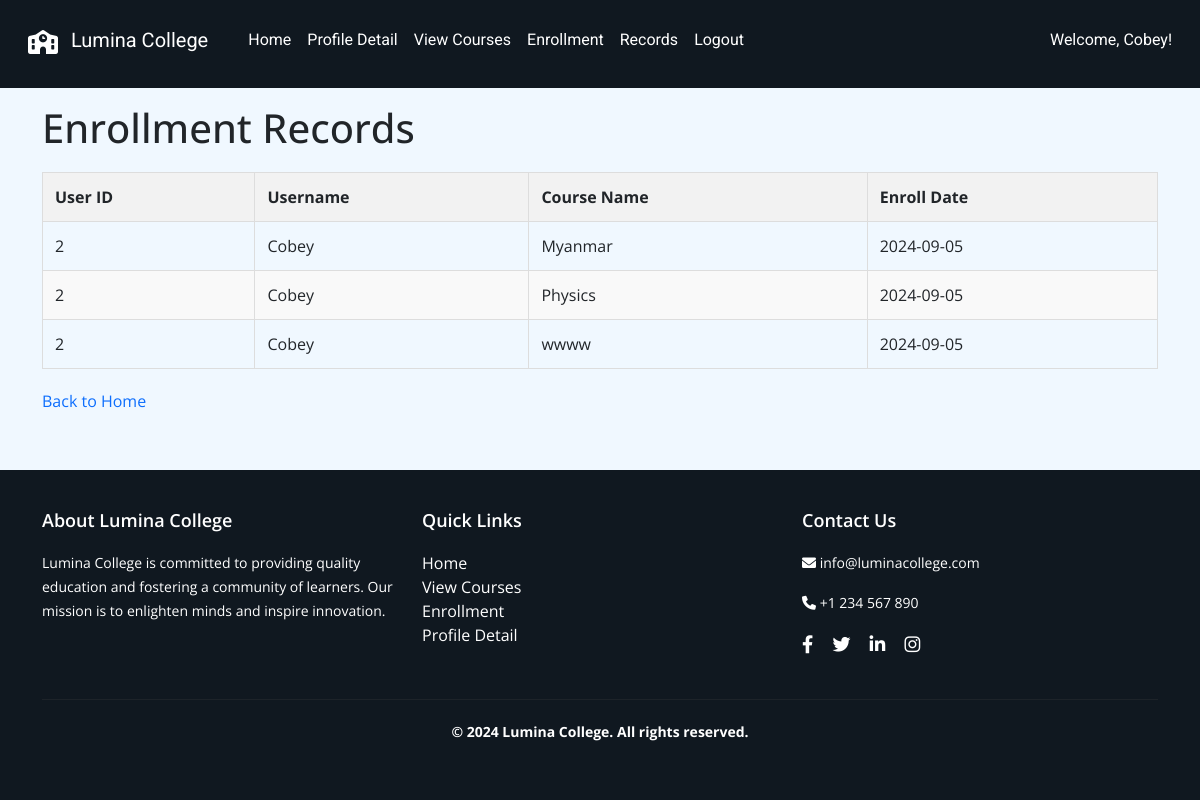
The page /student/records (signed in) on the database as committed earlier.
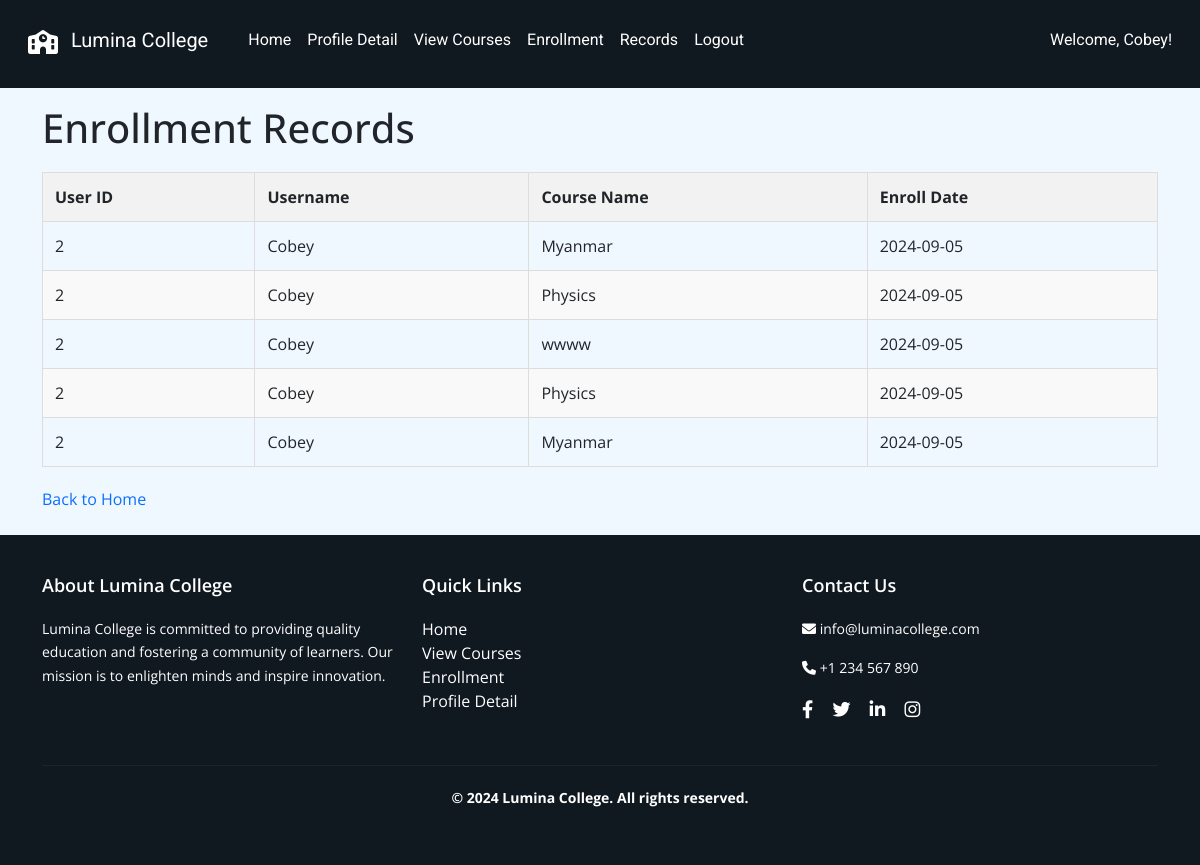
The same page on the database as committed later.
### tables this page shows
CREATE TABLE "enrollment" (
    "id" INTEGER PRIMARY KEY AUTOINCREMENT,
    "student_id" INTEGER NOT NULL,
    "course_id" INTEGER NOT NULL,
    "enroll_date" DATE NOT NULL,
    FOREIGN KEY("student_id") REFERENCES "student"("id") ON DELETE RESTRICT,
    FOREIGN KEY("course_id") REFERENCES "course"("id") ON DELETE RESTRICT
);

CREATE TABLE "student" (
    "id" INTEGER PRIMARY KEY AUTOINCREMENT,
    "first_name" TEXT NOT NULL,
    "last_name" TEXT NOT NULL,
    "email" TEXT NOT NULL,
    "phone" INTEGER NOT NULL,
    "address" TEXT NOT NULL,
    "password" TEXT NOT NULL
);

CREATE TABLE "course" (
    "id" INTEGER PRIMARY KEY AUTOINCREMENT,
    "name" TEXT NOT NULL,
    "image" TEXT NOT NULL,
    "description" TEXT NOT NULL,
    "credits" INTEGER NOT NULL,
    "lecturer" TEXT NOT NULL
);

### app.py (the view)
@app.route('/student/records')
def view_enrollment_records():
    if 'username' not in session or session.get('user_type') != 'student':
        return redirect(url_for('student_login'))
    student_id = session.get('uid')  # Get student ID from session
    if not student_id:
        return redirect(url_for('home'))
    try:
        enrollments = query_db("""
            SELECT e.student_id, s.first_name, c.name AS course_name, e.enroll_date
            FROM enrollment e
            JOIN student s ON e.student_id = s.id
            JOIN course c ON e.course_id = c.id
            WHERE e.student_id = ?
        """, (student_id,))
    except Exception as e:
        print(traceback.format_exc())
        enrollments = []
    return render_template('student/records.html', enrollments=enrollments, username=session.get('username'))

### dbcontroller.py (called while the page is built)
def get_db_connection():
    return sqlite3.connect(DATABASE)

def query_db(query, args=(), one=False):
    con = get_db_connection()
    with closing(con.cursor()) as cur:
        cur.execute(query, args)
        rv = cur.fetchall()
        if one:
            return rv[0] if rv else None
        return rv

### templates/student/records.html (shortened to what this page needs)
{% extends "/student/layout.html" %} {% block content %}
<h1>Enrollment Records</h1>
<table>
  <thead>
    <tr>
      <th>User ID</th>
      <th>Username</th>
      <th>Course Name</th>
      <th>Enroll Date</th>
    </tr>
  </thead>
  <tbody>
    {% if enrollments %} {% for enrollment in enrollments %}
    <tr>
      <td>{{ enrollment[0] }}</td>
      <td>{{ enrollment[1] }}</td>
      <td>{{ enrollment[2] }}</td>
      <td>{{ enrollment[3]}}</td>
    </tr>
    {% endfor %} {% else %}
    <tr>
      <td colspan="4">No enrollment records found.</td>
    </tr>
    {% endif %}
  </tbody>
</table>
<a href="{{ url_for('home') }}">Back to Home</a>
{% endblock %}

Rows that differ between the two databases and show on the page:
added enrollment: student "2", first_name "Cobey", name "Physics", enroll_date "2024-09-05"
added enrollment: student "2", first_name "Cobey", name "Myanmar", enroll_date "2024-09-05"
